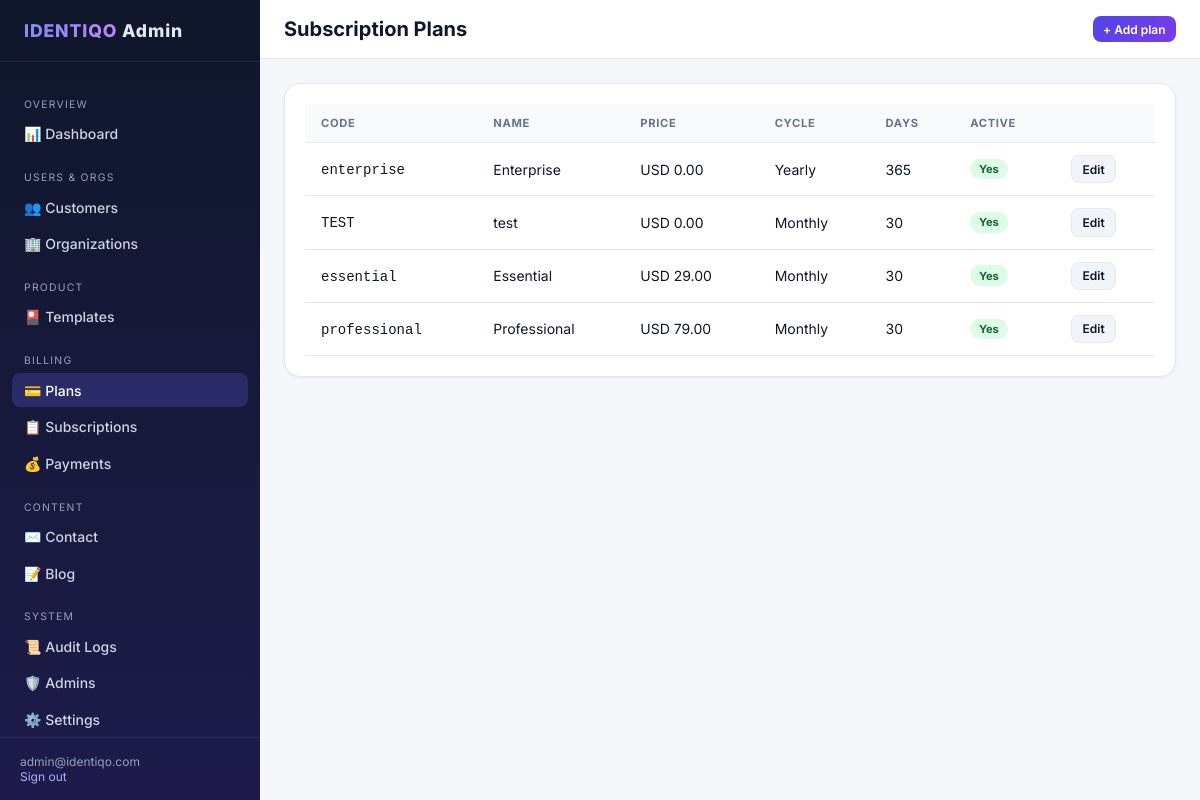
The page /super-admin/plans/ (signed in) on the database its author committed.
### admin_api/models.py (models this page shows, shortened)
class AdminUser(models.Model):
    email = models.EmailField(unique=True)
    password = models.CharField(max_length=255)
    full_name = models.CharField(max_length=150, blank=True, null=True)
    phone = models.CharField(max_length=15, blank=True, null=True)
    status = models.BooleanField(default=True)
    created_at = models.DateTimeField(auto_now_add=True)
    updated_at = models.DateTimeField(auto_now=True)
    class Meta:
        db_table = 'admin_users'

class SubscriptionPlan(models.Model):
    BILLING_CHOICES = (
        ('monthly', 'Monthly'),
        ('yearly', 'Yearly'),
        ('lifetime', 'Lifetime'),
    )
    name = models.CharField(max_length=100)
    code = models.CharField(max_length=50, unique=True)
    price = models.DecimalField(max_digits=10, decimal_places=2)
    currency = models.CharField(max_length=10, default='USD')
    billing_cycle = models.CharField(max_length=20, choices=BILLING_CHOICES)
    duration_days = models.PositiveIntegerField()
    description = models.TextField(blank=True, null=True)
    features = models.JSONField(default=dict, blank=True)
    is_active = models.BooleanField(default=True)
    created_at = models.DateTimeField(auto_now_add=True)
    updated_at = models.DateTimeField(auto_now=True)
    class Meta:
        db_table = 'subscription_plans'
        ordering = ['price']

### admin_api/dashboard_views.py (the view)
# urls.py: path('plans/', views.plans_list, name='plans_list'),
@admin_login_required
def plans_list(request):
    plans = SubscriptionPlan.objects.all()
    return render(request, 'super_admin/plans/list.html', {'plans': plans})

### admin_api/templates/super_admin/plans/list.html
{% extends 'super_admin/base.html' %}
{% block page_title %}Subscription Plans{% endblock %}
{% block topbar_actions %}<a href="{% url 'super_admin:plan_create' %}" class="btn btn-primary btn-sm">+ Add plan</a>{% endblock %}
{% block content %}
<div class="card">
  <div class="card-body table-wrap">
    <table class="data-table">
      <thead>
        <tr><th>Code</th><th>Name</th><th>Price</th><th>Cycle</th><th>Days</th><th>Active</th><th></th></tr>
      </thead>
      <tbody>
        {% for p in plans %}
        <tr>
          <td><code>{{ p.code }}</code></td>
          <td>{{ p.name }}</td>
          <td>{{ p.currency }} {{ p.price }}</td>
          <td>{{ p.get_billing_cycle_display }}</td>
          <td>{{ p.duration_days }}</td>
          <td>{% if p.is_active %}<span class="badge badge-success">Yes</span>{% else %}<span class="badge badge-muted">No</span>{% endif %}</td>
          <td><a href="{% url 'super_admin:plan_edit' p.pk %}" class="btn btn-secondary btn-sm">Edit</a></td>
        </tr>
        {% empty %}
        <tr><td colspan="7">No plans. Run <code>python manage.py seed_super_admin</code>.</td></tr>
        {% endfor %}
      </tbody>
    </table>
  </div>
</div>
{% endblock %}

### admin_api/templates/super_admin/base.html (shortened to what this page needs)
{% load static %}
<!DOCTYPE html>
<html lang="en">
<head>
  <link rel="stylesheet" href="{% static 'super_admin/css/dashboard.css' %}">
</head>
<body>
  <div class="layout">
    <aside class="sidebar">
      <div class="sidebar-brand"><span>IDENTIQO</span> Admin</div>
      <nav class="sidebar-nav">
        <div class="nav-section">Overview</div>
        <a href="{% url 'super_admin:dashboard' %}" class="nav-link {% if request.resolver_match.url_name == 'dashboard' %}active{% endif %}">📊 Dashboard</a>
        <div class="nav-section">Users & Orgs</div>
        <a href="{% url 'super_admin:users_list' %}" class="nav-link {% if 'user' in request.resolver_match.url_name %}active{% endif %}">👥 Customers</a>
        <a href="{% url 'super_admin:organizations_list' %}" class="nav-link {% if 'organization' in request.resolver_match.url_name %}active{% endif %}">🏢 Organizations</a>
        <div class="nav-section">Product</div>
        <a href="{% url 'super_admin:templates_list' %}" class="nav-link {% if 'template' in request.resolver_match.url_name %}active{% endif %}">🎴 Templates</a>
        <div class="nav-section">Billing</div>
        <a href="{% url 'super_admin:plans_list' %}" class="nav-link {% if 'plan' in request.resolver_match.url_name %}active{% endif %}">💳 Plans</a>
        <a href="{% url 'super_admin:subscriptions_list' %}" class="nav-link {% if request.resolver_match.url_name == 'subscriptions_list' %}active{% endif %}">📋 Subscriptions</a>
        <a href="{% url 'super_admin:payments_list' %}" class="nav-link {% if request.resolver_match.url_name == 'payments_list' %}active{% endif %}">💰 Payments</a>
        <div class="nav-section">Content</div>
        <a href="{% url 'super_admin:contact_list' %}" class="nav-link {% if 'contact' in request.resolver_match.url_name %}active{% endif %}">✉️ Contact</a>
        <a href="{% url 'super_admin:blog_list' %}" class="nav-link {% if 'blog' in request.resolver_match.url_name %}active{% endif %}">📝 Blog</a>
        <div class="nav-section">System</div>
        <a href="{% url 'super_admin:audit_list' %}" class="nav-link {% if request.resolver_match.url_name == 'audit_list' %}active{% endif %}">📜 Audit Logs</a>
        <a href="{% url 'super_admin:admins_list' %}" class="nav-link {% if 'admin' in request.resolver_match.url_name %}active{% endif %}">🛡️ Admins</a>
        <a href="{% url 'super_admin:settings_list' %}" class="nav-link {% if 'setting' in request.resolver_match.url_name %}active{% endif %}">⚙️ Settings</a>
      </nav>
      <div class="sidebar-footer">
        {% if request.admin_user %}
          {{ request.admin_user.email }}<br>
          <a href="{% url 'super_admin:logout' %}" style="color:#a5b4fc;">Sign out</a>
        {% endif %}
      </div>
    </aside>
    <div class="main">
      <header class="topbar">
        <h1>{% block page_title %}Dashboard{% endblock %}</h1>
        <div>{% block topbar_actions %}{% endblock %}</div>
      </header>
      <div class="content">
        {% block content %}{% endblock %}
      </div>
    </div>
  </div>
</body>
</html>

### admin_api/static/super_admin/css/dashboard.css (style rules this page uses)
:root { --sidebar-w: 260px; --indigo: #4f46e5; --purple: #7c3aed; --bg: #f5f7fb; --card: #ffffff; --text: #0f172a; --muted: #64748b; --border: #e2e8f0; }
* { box-sizing: border-box; }
body { margin: 0; font-family: 'Inter', system-ui, -apple-system, sans-serif; background: var(--bg); color: var(--text); font-size: 14px; }
a { color: var(--indigo); text-decoration: none; }
.layout { display: flex; min-height: 100vh; }
.sidebar { width: var(--sidebar-w); background: linear-gradient(180deg, #0f172a 0%, #1e1b4b 100%); color: #e2e8f0; flex-shrink: 0; display: flex; flex-direction: column; position: fixed; top: 0; left: 0; bottom: 0; z-index: 100; }
.sidebar-brand { padding: 1.25rem 1.5rem; font-weight: 800; font-size: 1.1rem; letter-spacing: 0.05em; border-bottom: 1px solid rgba(255,255,255,0.08); }
.sidebar-brand span { background: linear-gradient(90deg, #818cf8, #c084fc); -webkit-background-clip: text; -webkit-text-fill-color: transparent; }
.sidebar-nav { flex: 1; overflow-y: auto; padding: 1rem 0.75rem; }
.nav-section { font-size: 0.65rem; text-transform: uppercase; letter-spacing: 0.12em; color: #94a3b8; padding: 0.75rem 0.75rem 0.35rem; margin-top: 0.5rem; }
.nav-link { display: flex; align-items: center; gap: 0.6rem; padding: 0.55rem 0.75rem; border-radius: 0.5rem; color: #cbd5e1; margin-bottom: 2px; font-weight: 500; text-decoration: none; }
.nav-link:hover, .nav-link.active { background: rgba(99, 102, 241, 0.25); color: #fff; text-decoration: none; }
.sidebar-footer { padding: 1rem 1.25rem; border-top: 1px solid rgba(255,255,255,0.08); font-size: 0.75rem; color: #94a3b8; }
.main { flex: 1; margin-left: var(--sidebar-w); min-width: 0; }
.topbar { background: var(--card); border-bottom: 1px solid var(--border); padding: 1rem 1.5rem; display: flex; align-items: center; justify-content: space-between; position: sticky; top: 0; z-index: 50; }
.topbar h1 { margin: 0; font-size: 1.25rem; font-weight: 700; }
.content { padding: 1.5rem; }
.card { background: var(--card); border: 1px solid var(--border); border-radius: 1rem; overflow: hidden; box-shadow: 0 1px 3px rgba(15,23,42,0.06); margin-bottom: 1.5rem; }
.card-body { padding: 1.25rem; }
.table-wrap { overflow-x: auto; }
table.data-table { width: 100%; border-collapse: collapse; }
table.data-table th, table.data-table td { padding: 0.75rem 1rem; text-align: left; border-bottom: 1px solid var(--border); }
table.data-table th { font-size: 0.7rem; text-transform: uppercase; letter-spacing: 0.06em; color: var(--muted); font-weight: 700; background: #f8fafc; }
.badge { display: inline-block; padding: 0.2rem 0.55rem; border-radius: 999px; font-size: 0.7rem; font-weight: 700; }
.badge-success { background: #dcfce7; color: #166534; }
.btn { display: inline-flex; align-items: center; gap: 0.35rem; padding: 0.5rem 1rem; border-radius: 0.5rem; font-weight: 600; font-size: 0.8125rem; border: none; cursor: pointer; text-decoration: none; }
.btn-primary { background: linear-gradient(135deg, var(--indigo), var(--purple)); color: white; }
.btn-secondary { background: #f1f5f9; color: var(--text); border: 1px solid var(--border); }
.btn-sm { padding: 0.35rem 0.65rem; font-size: 0.75rem; }

### rows shown on the page
AdminUser: admin_user.email "admin@identiqo.com"
SubscriptionPlan: code "enterprise", name "Enterprise", currency "USD", price "0.00", billing_cycle "Yearly", duration_days "365", is_active "Yes"
SubscriptionPlan: code "TEST", name "test", currency "USD", price "0.00", billing_cycle "Monthly", duration_days "30", is_active "Yes"
SubscriptionPlan: code "essential", name "Essential", currency "USD", price "29.00", billing_cycle "Monthly", duration_days "30", is_active "Yes"
SubscriptionPlan: code "professional", name "Professional", currency "USD", price "79.00", billing_cycle "Monthly", duration_days "30", is_active "Yes"
